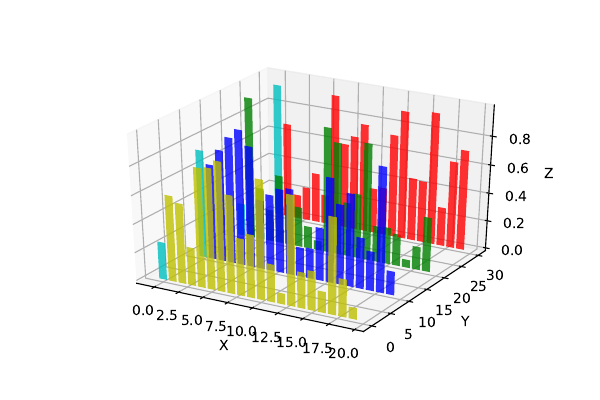

Reproduce this figure in Python.
from mpl_toolkits.mplot3d import Axes3D
import matplotlib.pyplot as plt
import numpy as np

fig = plt.figure()
ax = fig.add_subplot(111, projection='3d')
for c, z in zip(['r', 'g', 'b', 'y'], [30, 20, 10, 0]):
    xs = np.arange(20)
    ys = np.random.rand(20)

    # You can provide either a single color or an array. To demonstrate this,
    # the first bar of each set will be colored cyan.
    cs = [c] * len(xs)
    cs[0] = 'c'
    ax.bar(xs, ys, zs=z, zdir='y', color=cs, alpha=0.8)

ax.set_xlabel('X')
ax.set_ylabel('Y')
ax.set_zlabel('Z')

plt.show()
fig.savefig('bar3d.pdf')